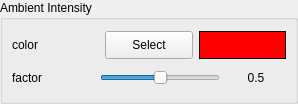
    <widget class="QGroupBox" name="groupBox_3" >
     <property name="geometry" >
      <rect>
       <x>10</x>
       <y>10</y>
       <width>298</width>
       <height>104</height>
      </rect>
     </property>
     <property name="title" >
      <string>Ambient Intensity</string>
     </property>
     <layout class="QGridLayout" >
      <property name="margin" >
       <number>9</number>
      </property>
      <property name="spacing" >
       <number>6</number>
      </property>
      <item row="0" column="0" >
       <layout class="QVBoxLayout" >
        <property name="margin" >
         <number>0</number>
        </property>
        <property name="spacing" >
         <number>6</number>
        </property>
        <item>
         <layout class="QHBoxLayout" >
          <property name="margin" >
           <number>0</number>
          </property>
          <property name="spacing" >
           <number>6</number>
          </property>
          <item>
           <widget class="QLabel" name="textLabel1_6" >
            <property name="sizePolicy" >
             <sizepolicy>
              <hsizetype>0</hsizetype>
              <vsizetype>0</vsizetype>
              <horstretch>0</horstretch>
              <verstretch>0</verstretch>
             </sizepolicy>
            </property>
            <property name="minimumSize" >
             <size>
              <width>80</width>
              <height>25</height>
             </size>
            </property>
            <property name="maximumSize" >
             <size>
              <width>120</width>
              <height>25</height>
             </size>
            </property>
            <property name="text" >
             <string>color</string>
            </property>
           </widget>
          </item>
          <item>
           <widget class="QPushButton" name="ambient_color_button" >
            <property name="minimumSize" >
             <size>
              <width>0</width>
              <height>28</height>
             </size>
            </property>
            <property name="maximumSize" >
             <size>
              <width>32767</width>
              <height>28</height>
             </size>
            </property>
            <property name="text" >
             <string>Select</string>
            </property>
           </widget>
          </item>
          <item>
           <widget class="QLabel" name="ambient_color_label" >
            <property name="sizePolicy" >
             <sizepolicy>
              <hsizetype>1</hsizetype>
              <vsizetype>0</vsizetype>
              <horstretch>0</horstretch>
              <verstretch>0</verstretch>
             </sizepolicy>
            </property>
            <property name="minimumSize" >
             <size>
              <width>0</width>
              <height>28</height>
             </size>
            </property>
            <property name="maximumSize" >
             <size>
              <width>32767</width>
              <height>28</height>
             </size>
            </property>
            <property name="palette" >
             <palette>
              <active>
               <colorrole role="WindowText" >
                <brush brushstyle="SolidPattern" >
                 <color alpha="255" >
                  <red>0</red>
                  <green>0</green>
                  <blue>0</blue>
                 </color>
                </brush>
               </colorrole>
               <colorrole role="Button" >
                <brush brushstyle="SolidPattern" >
                 <color alpha="255" >
                  <red>221</red>
                  <green>223</green>
                  <blue>228</blue>
                 </color>
                </brush>
               </colorrole>
               <colorrole role="Light" >
                <brush brushstyle="SolidPattern" >
                 <color alpha="255" >
                  <red>255</red>
                  <green>255</green>
                  <blue>255</blue>
                 </color>
                </brush>
               </colorrole>
               <colorrole role="Midlight" >
                <brush brushstyle="SolidPattern" >
                 <color alpha="255" >
                  <red>255</red>
                  <green>255</green>
                  <blue>255</blue>
                 </color>
                </brush>
               </colorrole>
               <colorrole role="Dark" >
                <brush brushstyle="SolidPattern" >
                 <color alpha="255" >
                  <red>85</red>
                  <green>85</green>
                  <blue>85</blue>
                 </color>
                </brush>
               </colorrole>
               <colorrole role="Mid" >
                <brush brushstyle="SolidPattern" >
                 <color alpha="255" >
                  <red>199</red>
                  <green>199</green>
                  <blue>199</blue>
                 </color>
                </brush>
               </colorrole>
               <colorrole role="Text" >
                <brush brushstyle="SolidPattern" >
                 <color alpha="255" >
                  <red>0</red>
                  <green>0</green>
                  <blue>0</blue>
                 </color>
                </brush>
               </colorrole>
               <colorrole role="BrightText" >
                <brush brushstyle="SolidPattern" >
                 <color alpha="255" >
                  <red>255</red>
                  <green>255</green>
                  <blue>255</blue>
                 </color>
                </brush>
               </colorrole>
               <colorrole role="ButtonText" >
                <brush brushstyle="SolidPattern" >
                 <color alpha="255" >
                  <red>0</red>
                  <green>0</green>
                  <blue>0</blue>
                 </color>
                </brush>
               </colorrole>
               <colorrole role="Base" >
                <brush brushstyle="SolidPattern" >
                 <color alpha="255" >
                  <red>255</red>
                  <green>255</green>
                  <blue>255</blue>
                 </color>
                </brush>
               </colorrole>
               <colorrole role="Window" >
                <brush brushstyle="SolidPattern" >
                 <color alpha="255" >
                  <red>255</red>
                  <green>0</green>
                  <blue>0</blue>
                 </color>
                </brush>
               </colorrole>
               <colorrole role="Shadow" >
                <brush brushstyle="SolidPattern" >
                 <color alpha="255" >
                  <red>0</red>
                  <green>0</green>
                  <blue>0</blue>
                 </color>
                </brush>
               </colorrole>
               <colorrole role="Highlight" >
                <brush brushstyle="SolidPattern" >
                 <color alpha="255" >
                  <red>103</red>
                  <green>141</green>
                  <blue>178</blue>
                 </color>
                </brush>
               </colorrole>
               <colorrole role="HighlightedText" >
                <brush brushstyle="SolidPattern" >
                 <color alpha="255" >
                  <red>255</red>
                  <green>255</green>
                  <blue>255</blue>
                 </color>
                </brush>
               </colorrole>
               <colorrole role="Link" >
                <brush brushstyle="SolidPattern" >
                 <color alpha="255" >
                  <red>0</red>
                  <green>0</green>
                  <blue>238</blue>
                 </color>
                </brush>
               </colorrole>
               <colorrole role="LinkVisited" >
                <brush brushstyle="SolidPattern" >
                 <color alpha="255" >
                  <red>82</red>
                  <green>24</green>
                  <blue>139</blue>
                 </color>
                </brush>
               </colorrole>
               <colorrole role="AlternateBase" >
                <brush brushstyle="SolidPattern" >
                 <color alpha="255" >
                  <red>232</red>
                  <green>232</green>
                  <blue>232</blue>
                 </color>
                </brush>
               </colorrole>
              </active>
              <inactive>
               <colorrole role="WindowText" >
                <brush brushstyle="SolidPattern" >
                 <color alpha="255" >
                  <red>0</red>
                  <green>0</green>
                  <blue>0</blue>
                 </color>
                </brush>
               </colorrole>
               <colorrole role="Button" >
                <brush brushstyle="SolidPattern" >
                 <color alpha="255" >
                  <red>221</red>
                  <green>223</green>
                  <blue>228</blue>
                 </color>
                </brush>
               </colorrole>
               <colorrole role="Light" >
                <brush brushstyle="SolidPattern" >
                 <color alpha="255" >
                  <red>255</red>
                  <green>255</green>
                  <blue>255</blue>
                 </color>
                </brush>
               </colorrole>
               <colorrole role="Midlight" >
                <brush brushstyle="SolidPattern" >
                 <color alpha="255" >
                  <red>255</red>
                  <green>255</green>
                  <blue>255</blue>
                 </color>
                </brush>
               </colorrole>
               <colorrole role="Dark" >
                <brush brushstyle="SolidPattern" >
                 <color alpha="255" >
                  <red>85</red>
                  <green>85</green>
                  <blue>85</blue>
                 </color>
                </brush>
               </colorrole>
               <colorrole role="Mid" >
                <brush brushstyle="SolidPattern" >
                 <color alpha="255" >
                  <red>199</red>
                  <green>199</green>
                  <blue>199</blue>
                 </color>
                </brush>
               </colorrole>
               <colorrole role="Text" >
                <brush brushstyle="SolidPattern" >
                 <color alpha="255" >
                  <red>0</red>
                  <green>0</green>
                  <blue>0</blue>
                 </color>
                </brush>
               </colorrole>
               <colorrole role="BrightText" >
                <brush brushstyle="SolidPattern" >
                 <color alpha="255" >
                  <red>255</red>
                  <green>255</green>
                  <blue>255</blue>
                 </color>
                </brush>
               </colorrole>
               <colorrole role="ButtonText" >
                <brush brushstyle="SolidPattern" >
                 <color alpha="255" >
                  <red>0</red>
                  <green>0</green>
                  <blue>0</blue>
                 </color>
                </brush>
               </colorrole>
               <colorrole role="Base" >
                <brush brushstyle="SolidPattern" >
                 <color alpha="255" >
                  <red>255</red>
                  <green>255</green>
                  <blue>255</blue>
                 </color>
                </brush>
               </colorrole>
               <colorrole role="Window" >
                <brush brushstyle="SolidPattern" >
                 <color alpha="255" >
                  <red>255</red>
                  <green>0</green>
                  <blue>0</blue>
                 </color>
                </brush>
               </colorrole>
               <colorrole role="Shadow" >
                <brush brushstyle="SolidPattern" >
                 <color alpha="255" >
                  <red>0</red>
                  <green>0</green>
                  <blue>0</blue>
                 </color>
                </brush>
               </colorrole>
               <colorrole role="Highlight" >
                <brush brushstyle="SolidPattern" >
                 <color alpha="255" >
                  <red>103</red>
                  <green>141</green>
                  <blue>178</blue>
                 </color>
                </brush>
               </colorrole>
               <colorrole role="HighlightedText" >
                <brush brushstyle="SolidPattern" >
                 <color alpha="255" >
                  <red>255</red>
                  <green>255</green>
                  <blue>255</blue>
                 </color>
                </brush>
               </colorrole>
               <colorrole role="Link" >
                <brush brushstyle="SolidPattern" >
                 <color alpha="255" >
                  <red>0</red>
                  <green>0</green>
                  <blue>238</blue>
                 </color>
                </brush>
               </colorrole>
               <colorrole role="LinkVisited" >
                <brush brushstyle="SolidPattern" >
                 <color alpha="255" >
                  <red>82</red>
                  <green>24</green>
                  <blue>139</blue>
                 </color>
                </brush>
               </colorrole>
               <colorrole role="AlternateBase" >
                <brush brushstyle="SolidPattern" >
                 <color alpha="255" >
                  <red>232</red>
                  <green>232</green>
                  <blue>232</blue>
                 </color>
                </brush>
               </colorrole>
              </inactive>
              <disabled>
               <colorrole role="WindowText" >
                <brush brushstyle="SolidPattern" >
                 <color alpha="255" >
                  <red>128</red>
                  <green>128</green>
                  <blue>128</blue>
                 </color>
                </brush>
               </colorrole>
               <colorrole role="Button" >
                <brush brushstyle="SolidPattern" >
                 <color alpha="255" >
                  <red>221</red>
                  <green>223</green>
                  <blue>228</blue>
                 </color>
                </brush>
               </colorrole>
               <colorrole role="Light" >
                <brush brushstyle="SolidPattern" >
                 <color alpha="255" >
                  <red>255</red>
                  <green>255</green>
                  <blue>255</blue>
                 </color>
                </brush>
               </colorrole>
               <colorrole role="Midlight" >
                <brush brushstyle="SolidPattern" >
                 <color alpha="255" >
                  <red>255</red>
                  <green>255</green>
                  <blue>255</blue>
                 </color>
                </brush>
               </colorrole>
               <colorrole role="Dark" >
                <brush brushstyle="SolidPattern" >
                 <color alpha="255" >
                  <red>85</red>
                  <green>85</green>
                  <blue>85</blue>
                 </color>
                </brush>
               </colorrole>
               <colorrole role="Mid" >
                <brush brushstyle="SolidPattern" >
                 <color alpha="255" >
                  <red>199</red>
                  <green>199</green>
                  <blue>199</blue>
                 </color>
                </brush>
               </colorrole>
               <colorrole role="Text" >
                <brush brushstyle="SolidPattern" >
                 <color alpha="255" >
                  <red>199</red>
                  <green>199</green>
                  <blue>199</blue>
                 </color>
                </brush>
               </colorrole>
               <colorrole role="BrightText" >
                <brush brushstyle="SolidPattern" >
                 <color alpha="255" >
                  <red>255</red>
                  <green>255</green>
                  <blue>255</blue>
                 </color>
                </brush>
               </colorrole>
               <colorrole role="ButtonText" >
                <brush brushstyle="SolidPattern" >
                 <color alpha="255" >
                  <red>128</red>
                  <green>128</green>
                  <blue>128</blue>
                 </color>
                </brush>
               </colorrole>
               <colorrole role="Base" >
                <brush brushstyle="SolidPattern" >
                 <color alpha="255" >
                  <red>255</red>
                  <green>0</green>
                  <blue>0</blue>
                 </color>
                </brush>
               </colorrole>
               <colorrole role="Window" >
                <brush brushstyle="SolidPattern" >
                 <color alpha="255" >
                  <red>255</red>
                  <green>0</green>
                  <blue>0</blue>
                 </color>
                </brush>
               </colorrole>
               <colorrole role="Shadow" >
                <brush brushstyle="SolidPattern" >
                 <color alpha="255" >
                  <red>0</red>
                  <green>0</green>
                  <blue>0</blue>
                 </color>
                </brush>
               </colorrole>
               <colorrole role="Highlight" >
                <brush brushstyle="SolidPattern" >
                 <color alpha="255" >
                  <red>86</red>
                  <green>117</green>
                  <blue>148</blue>
                 </color>
                </brush>
               </colorrole>
               <colorrole role="HighlightedText" >
                <brush brushstyle="SolidPattern" >
                 <color alpha="255" >
                  <red>255</red>
                  <green>255</green>
                  <blue>255</blue>
                 </color>
                </brush>
               </colorrole>
               <colorrole role="Link" >
                <brush brushstyle="SolidPattern" >
                 <color alpha="255" >
                  <red>0</red>
                  <green>0</green>
                  <blue>238</blue>
                 </color>
                </brush>
               </colorrole>
               <colorrole role="LinkVisited" >
                <brush brushstyle="SolidPattern" >
                 <color alpha="255" >
                  <red>82</red>
                  <green>24</green>
                  <blue>139</blue>
                 </color>
                </brush>
               </colorrole>
               <colorrole role="AlternateBase" >
                <brush brushstyle="SolidPattern" >
                 <color alpha="255" >
                  <red>232</red>
                  <green>232</green>
                  <blue>232</blue>
                 </color>
                </brush>
               </colorrole>
              </disabled>
             </palette>
            </property>
            <property name="focusPolicy" >
             <enum>Qt::StrongFocus</enum>
            </property>
            <property name="autoFillBackground" >
             <bool>true</bool>
            </property>
            <property name="frameShape" >
             <enum>QFrame::Panel</enum>
            </property>
            <property name="text" >
             <string/>
            </property>
           </widget>
          </item>
         </layout>
        </item>
        <item>
         <layout class="QHBoxLayout" >
          <property name="margin" >
           <number>0</number>
          </property>
          <property name="spacing" >
           <number>6</number>
          </property>
          <item>
           <widget class="QLabel" name="textLabel1_5" >
            <property name="sizePolicy" >
             <sizepolicy>
              <hsizetype>0</hsizetype>
              <vsizetype>0</vsizetype>
              <horstretch>0</horstretch>
              <verstretch>0</verstretch>
             </sizepolicy>
            </property>
            <property name="minimumSize" >
             <size>
              <width>80</width>
              <height>25</height>
             </size>
            </property>
            <property name="maximumSize" >
             <size>
              <width>220</width>
              <height>25</height>
             </size>
            </property>
            <property name="text" >
             <string>factor</string>
            </property>
           </widget>
          </item>
          <item>
           <widget class="QSlider" name="ambient_factor_slider" >
            <property name="sizePolicy" >
             <sizepolicy>
              <hsizetype>0</hsizetype>
              <vsizetype>0</vsizetype>
              <horstretch>0</horstretch>
              <verstretch>0</verstretch>
             </sizepolicy>
            </property>
            <property name="minimumSize" >
             <size>
              <width>120</width>
              <height>21</height>
             </size>
            </property>
            <property name="maximumSize" >
             <size>
              <width>120</width>
              <height>21</height>
             </size>
            </property>
            <property name="minimum" >
             <number>0</number>
            </property>
            <property name="maximum" >
             <number>100</number>
            </property>
            <property name="singleStep" >
             <number>1</number>
            </property>
            <property name="pageStep" >
             <number>1</number>
            </property>
            <property name="value" >
             <number>50</number>
            </property>
            <property name="sliderPosition" >
             <number>50</number>
            </property>
            <property name="orientation" >
             <enum>Qt::Horizontal</enum>
            </property>
            <property name="tickInterval" >
             <number>1</number>
            </property>
           </widget>
          </item>
          <item>
           <widget class="QLabel" name="ambient_factor_label" >
            <property name="sizePolicy" >
             <sizepolicy>
              <hsizetype>0</hsizetype>
              <vsizetype>0</vsizetype>
              <horstretch>0</horstretch>
              <verstretch>0</verstretch>
             </sizepolicy>
            </property>
            <property name="minimumSize" >
             <size>
              <width>60</width>
              <height>25</height>
             </size>
            </property>
            <property name="maximumSize" >
             <size>
              <width>60</width>
              <height>25</height>
             </size>
            </property>
            <property name="text" >
             <string>0.5</string>
            </property>
            <property name="alignment" >
             <set>Qt::AlignCenter</set>
            </property>
           </widget>
          </item>
         </layout>
        </item>
       </layout>
      </item>
     </layout>
    </widget>
